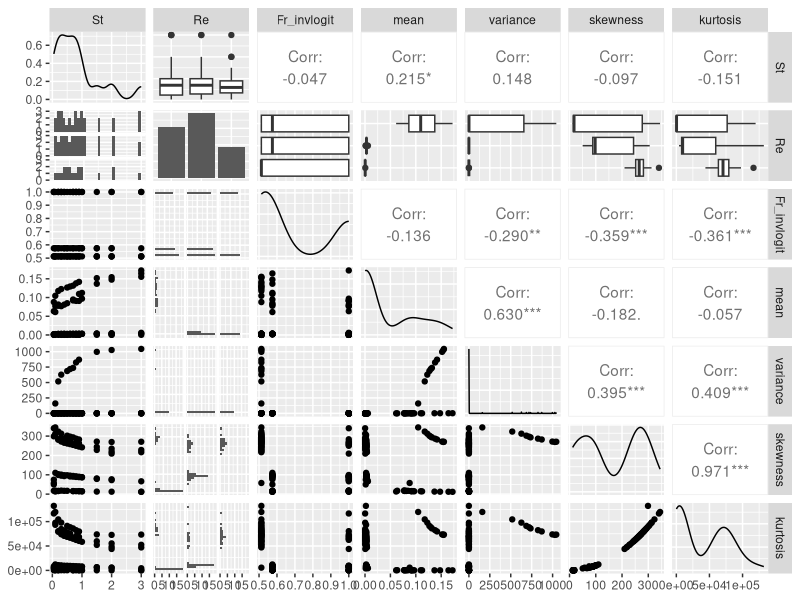
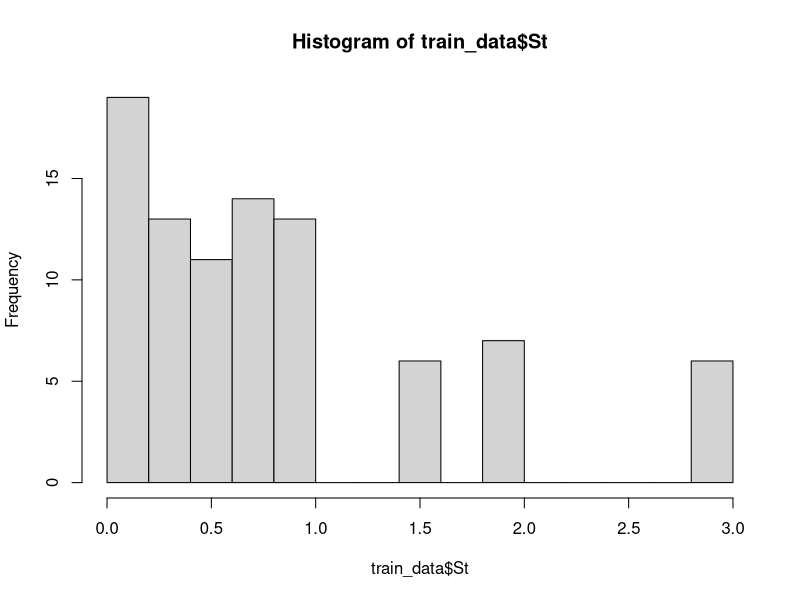
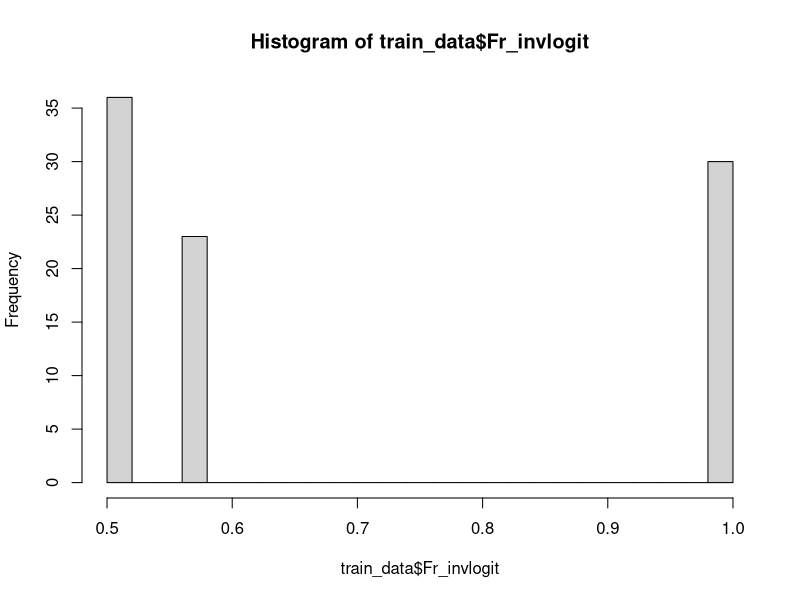
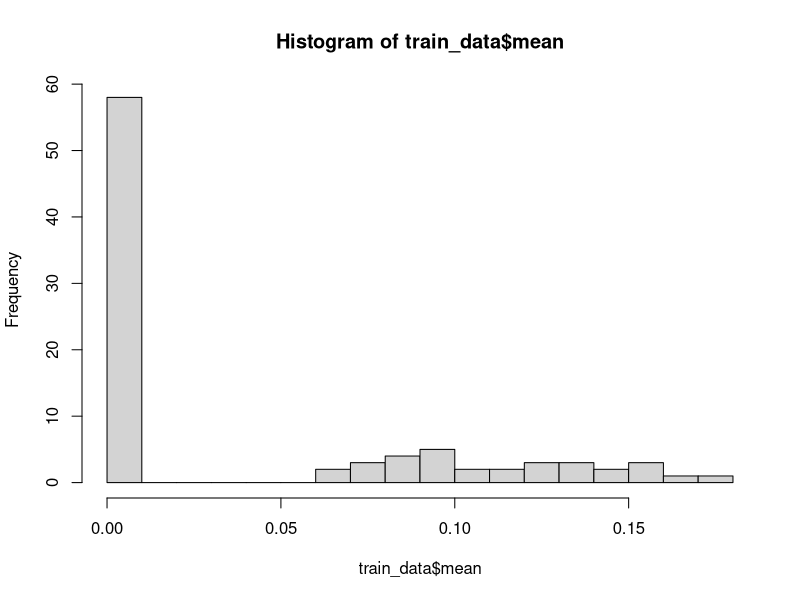
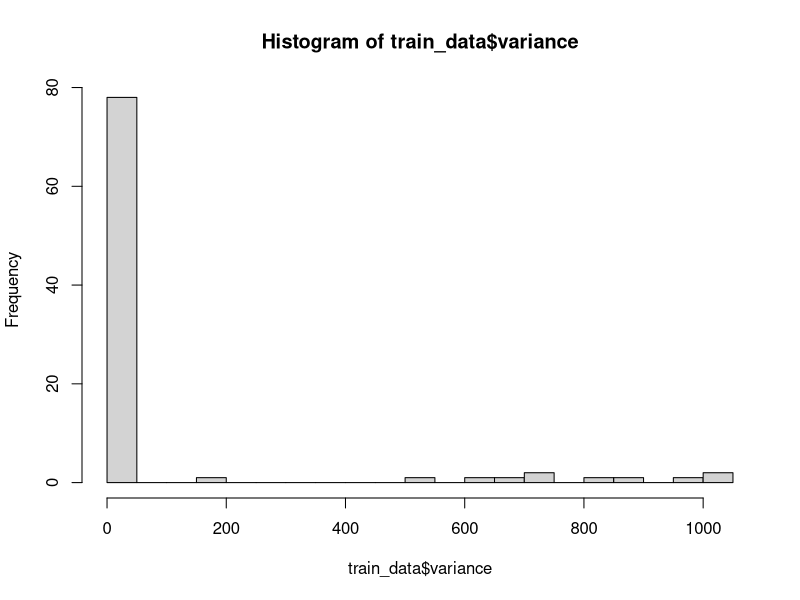
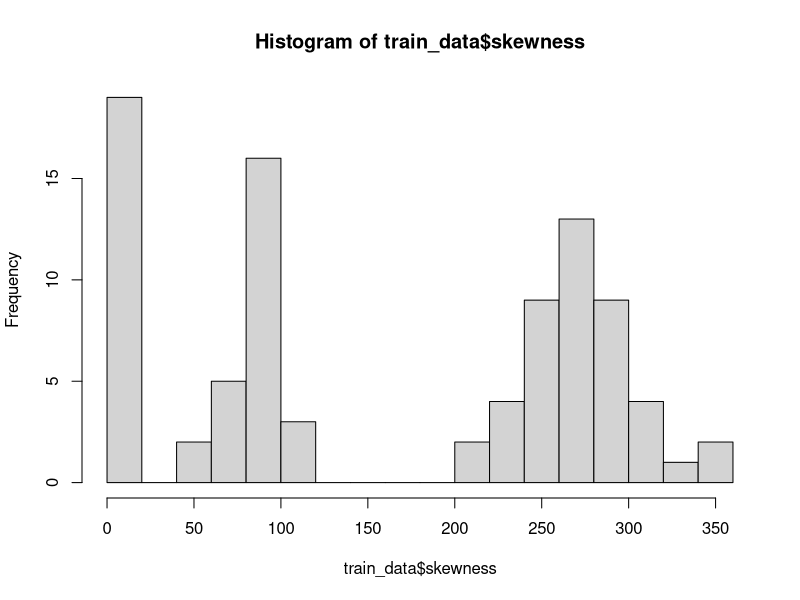
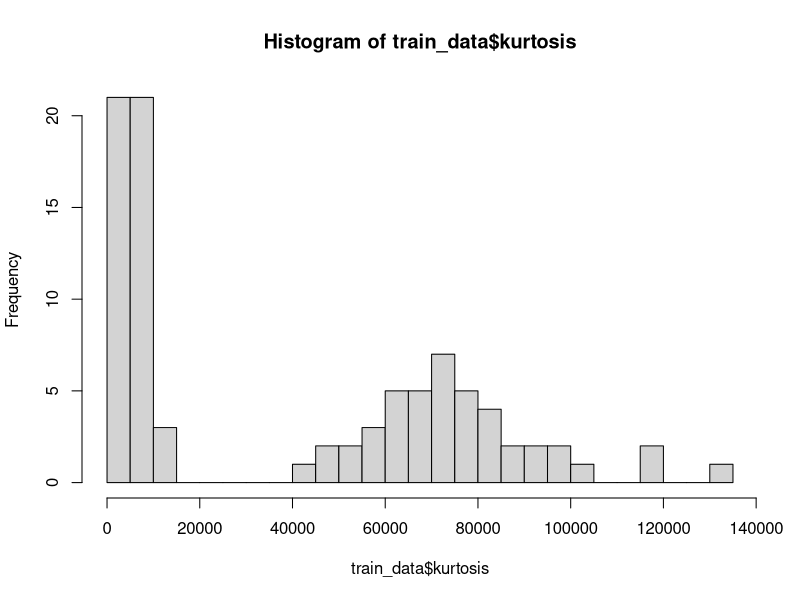

The R script that drew these images, in order:
## ---- chunk 1
library(tidyverse)

train_data <- read_csv("data-train-processed.csv")


#Fix the infinity values in Fr via inverse logit transformation, but keep Fr as numeric
train_data$Fr <- as.numeric(tolower(as.character(train_data$Fr)))
train_data$Fr_invlogit <- 1 / (1 + exp(-train_data$Fr))


#Re only has 3 distinct values, change to categorical var
train_data$Re <- as.factor(train_data$Re)
train_data |> distinct(Re)

train_data
## ---- chunk 2
library(GGally)
ggpairs(
  train_data |> select(St, Re, Fr_invlogit, mean, variance, skewness, kurtosis)
) 
## ---- chunk 3
#check individual distributions of variables for more detail 
hist(train_data$St, breaks=20)
hist(train_data$Fr_invlogit, breaks=20)
hist(train_data$mean, breaks=20)
hist(train_data$variance, breaks=20)
hist(train_data$skewness, breaks=20)
hist(train_data$kurtosis, breaks=20)
## ---- chunk 4

basicmean_lm <- lm(mean ~ St + Re + Fr_invlogit, data = train_data)
basicvar_lm  <- lm(variance ~ St + Re + Fr_invlogit, data = train_data)
basicskew_lm <- lm(skewness ~ St + Re + Fr_invlogit, data = train_data)
basickurt_lm <- lm(kurtosis ~ St + Re + Fr_invlogit, data = train_data)

summary(basicmean_lm)
summary(basicvar_lm)
summary(basicskew_lm)
summary(basickurt_lm)

